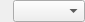
<?xml version="1.0" encoding="UTF-8"?>
<ui version="4.0">
 <class>MaterialVar_Texture</class>
 <widget class="QWidget" name="MaterialVar_Texture">
  <property name="geometry">
   <rect>
    <x>0</x>
    <y>0</y>
    <width>80</width>
    <height>20</height>
   </rect>
  </property>
  <property name="windowTitle">
   <string>Form</string>
  </property>
  <layout class="QHBoxLayout" name="horizontalLayout">
   <property name="leftMargin">
    <number>0</number>
   </property>
   <property name="topMargin">
    <number>0</number>
   </property>
   <property name="rightMargin">
    <number>0</number>
   </property>
   <property name="bottomMargin">
    <number>0</number>
   </property>
   <item>
    <widget class="QLabel" name="label">
     <property name="text">
      <string/>
     </property>
    </widget>
   </item>
   <item>
    <widget class="QComboBox" name="cmbTexture">
     <property name="sizePolicy">
      <sizepolicy hsizetype="Expanding" vsizetype="Fixed">
       <horstretch>0</horstretch>
       <verstretch>0</verstretch>
      </sizepolicy>
     </property>
    </widget>
   </item>
  </layout>
 </widget>
 <resources/>
 <connections/>
</ui>
